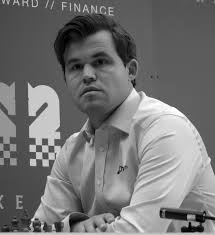

Generate this figure with Python:
import numpy as np
from PIL import Image
arr = np.fromfile('out.raw', dtype=np.uint8).reshape(235, 215)
img = Image.fromarray(arr)
img.save('outerchess.png')
print('Saved outerchess.png')
